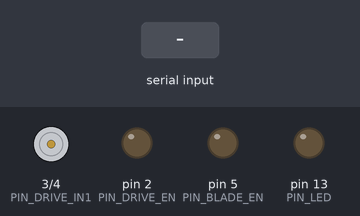
The sketch below on a simulated Arduino Uno, built with avr-gcc and run on an emulated ATmega328P. On the bench: motor-driver pin pairs drawn as motors (green arrow = first pin HIGH = forward, orange = second pin HIGH = backward, longer = more drive), output pins drawn as LEDs (lit = HIGH). The inputs (shaded band) are chosen by the test bench. What the sketch prints to the serial monitor is not drawn.

Above: at 1.8 s.
1.9 s: "C" received over Serial
At 3.7 s:
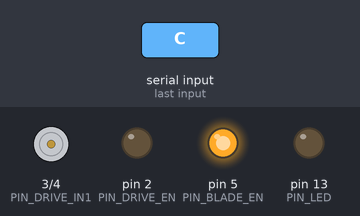
4.9 s: "M" received over Serial
At 5.6 s:
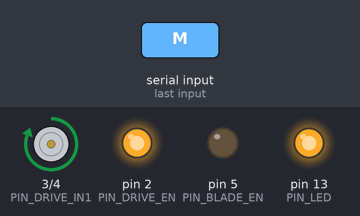
6.4 s: "S" received over Serial
At 6.47 s:
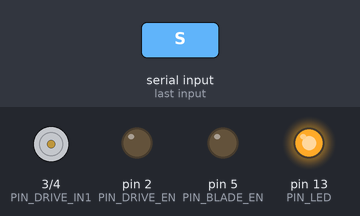
Timing chart, 0 to 9.4 s (numbered marks = the images above; inputs shaded):
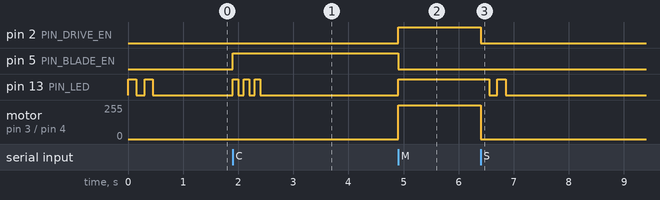

The sketch:

robot_control.ino
```cpp
/*
 * robot_control.ino
 * =================
 * Arduino sketch for the Autonomous Weed Removal Robot.
 *
 * What this sketch does
 * ---------------------
 * 1. Listens for single-byte commands on the hardware Serial port
 *    (USB cable from laptop running the Python vision code).
 * 2. Executes the corresponding motor/blade action.
 * 3. Sends a status string back to the laptop for confirmation.
 *
 * Serial protocol (9600 baud, 8-N-1)
 * ------------------------------------
 *   Receive 'M'  →  MOVE  – enable drive motors, disable blade
 *   Receive 'S'  →  STOP  – disable all motors
 *   Receive 'C'  →  CUT   – disable drive motors, enable blade motor
 *
 * Pin mapping  (adjust to your actual wiring)
 * -------------------------------------------
 *   PIN_DRIVE_EN   2   – L298N / motor driver ENABLE for drive motors
 *   PIN_DRIVE_IN1  3   – motor direction IN1
 *   PIN_DRIVE_IN2  4   – motor direction IN2
 *   PIN_BLADE_EN   5   – BLDC motor driver ENABLE
 *   PIN_LED_STATUS 13  – built-in LED (blinks on command)
 *
 * Connections
 * -----------
 *   Laptop USB  ──►  Arduino USB (Serial)
 *   Arduino D2  ──►  L298N ENA
 *   Arduino D3  ──►  L298N IN1
 *   Arduino D4  ──►  L298N IN2
 *   Arduino D5  ──►  BLDC driver Enable
 *
 * Power supply
 * ------------
 *   Drive motors / BLDC:  48 V external supply through motor drivers
 *   Arduino:              powered via USB from laptop
 *
 * Note: Keep 48 V circuitry isolated from Arduino logic pins.
 */

// ── pin definitions ──────────────────────────────────────────────────────────
const int PIN_DRIVE_EN  = 2;
const int PIN_DRIVE_IN1 = 3;
const int PIN_DRIVE_IN2 = 4;
const int PIN_BLADE_EN  = 5;
const int PIN_LED       = 13;

// ── state ────────────────────────────────────────────────────────────────────
char currentCommand = 'S';   // start in STOP state

// ── helpers ──────────────────────────────────────────────────────────────────

void driveMotors(bool enabled) {
  digitalWrite(PIN_DRIVE_EN, enabled ? HIGH : LOW);
  if (enabled) {
    // Forward direction
    digitalWrite(PIN_DRIVE_IN1, HIGH);
    digitalWrite(PIN_DRIVE_IN2, LOW);
  } else {
    digitalWrite(PIN_DRIVE_IN1, LOW);
    digitalWrite(PIN_DRIVE_IN2, LOW);
  }
}

void bladeMotor(bool enabled) {
  digitalWrite(PIN_BLADE_EN, enabled ? HIGH : LOW);
}

void blinkLED(int times, int delayMs) {
  for (int i = 0; i < times; i++) {
    digitalWrite(PIN_LED, HIGH);
    delay(delayMs);
    digitalWrite(PIN_LED, LOW);
    delay(delayMs);
  }
}

// ── command handlers ─────────────────────────────────────────────────────────

void doMove() {
  driveMotors(true);
  bladeMotor(false);
  digitalWrite(PIN_LED, HIGH);
  Serial.println("STATUS: MOVING");
}

void doStop() {
  driveMotors(false);
  bladeMotor(false);
  blinkLED(2, 150);
  Serial.println("STATUS: STOPPED");
}

void doCut() {
  driveMotors(false);
  bladeMotor(true);
  blinkLED(3, 100);
  Serial.println("STATUS: CUTTING");
}

// ── Arduino setup ─────────────────────────────────────────────────────────────

void setup() {
  Serial.begin(9600);

  pinMode(PIN_DRIVE_EN,  OUTPUT);
  pinMode(PIN_DRIVE_IN1, OUTPUT);
  pinMode(PIN_DRIVE_IN2, OUTPUT);
  pinMode(PIN_BLADE_EN,  OUTPUT);
  pinMode(PIN_LED,       OUTPUT);

  // Start in STOP state
  doStop();
  Serial.println("READY – Weed Removal Robot");
  Serial.println("Waiting for commands: M=MOVE  S=STOP  C=CUT");
}

// ── Arduino loop ──────────────────────────────────────────────────────────────

void loop() {
  if (Serial.available() > 0) {
    char cmd = (char)Serial.read();

    if (cmd == currentCommand) {
      return;   // already in this state – skip
    }

    currentCommand = cmd;

    switch (cmd) {
      case 'M': doMove(); break;
      case 'S': doStop(); break;
      case 'C': doCut();  break;
      default:
        Serial.print("UNKNOWN CMD: ");
        Serial.println(cmd);
        doStop();
        break;
    }
  }
}
```

Measured:
- after the input at 1.9 s, pin 5 (PIN_BLADE_EN): LOW → HIGH at once; pin 13 (PIN_LED): alternates HIGH for 0.10 s and LOW for 0.10 s, 6 changes in all, then stays LOW, starting at once
- after the input at 4.9 s, pin 2 (PIN_DRIVE_EN), pin 13 (PIN_LED): LOW → HIGH at once; pin 5 (PIN_BLADE_EN): HIGH → LOW at once; motor on pin 3 (PIN_DRIVE_IN1) / pin 4 (PIN_DRIVE_IN2): stopped → forward 255/255 at once
- after the input at 6.4 s, pin 2 (PIN_DRIVE_EN): HIGH → LOW at once; pin 13 (PIN_LED): HIGH → LOW after 0.15 s, → HIGH 0.15 s later, → LOW 0.15 s later; motor on pin 3 (PIN_DRIVE_IN1) / pin 4 (PIN_DRIVE_IN2): forward 255/255 → stopped at once
